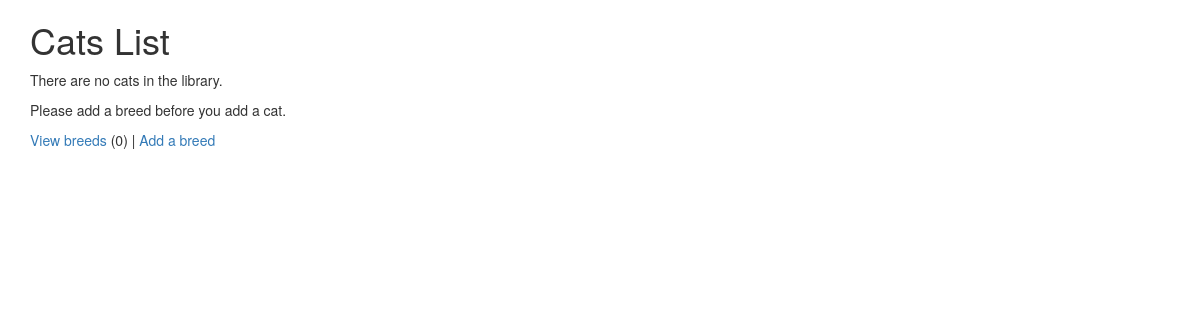
The page /cats/ (signed in) on the database as committed earlier.
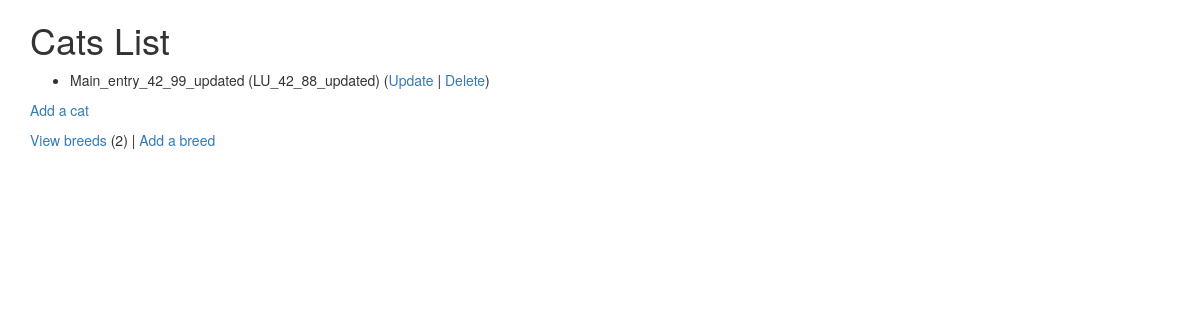
The same page on the database as committed later.
### cats/models.py (models this page shows, shortened)
class Cat(models.Model):
    nickname = models.CharField(
            max_length=200,
            validators=[MinLengthValidator(2, "Nickname must be greater than 1 character")]
            )
    weight = models.PositiveIntegerField()
    foods = models.CharField(max_length=300)
    breed = models.ForeignKey('Breed', on_delete=models.CASCADE, null=False)

class Breed(models.Model):
    name = models.CharField(
            max_length=200,
            validators=[MinLengthValidator(2, "Breed must be greater than 1 character")]
            )
    def __str__(self):
        return self.name

### cats/views.py (the view)
# urls.py: path('', views.CatList.as_view(), name='cat_list'),
class CatList(LoginRequiredMixin,View):
    def get(self, request):
        bc = Breed.objects.all().count()
        cl = Cat.objects.all()
        ctx = {'breed_count': bc, 'cat_list': cl}
        return render(request, 'cats/cat_list.html', ctx)

### cats/templates/cats/cat_list.html
{% extends "base_bootstrap.html" %}
{% block content %}
<h1>Cats List</h1>
{% if cat_list %}
<ul>
    {% for cat in cat_list %}
    <li>
        {{cat.nickname}} ({{cat.breed}})
        (<a href="{% url 'cats:cat_update' cat.id %}">Update</a> |
        <a href="{% url 'cats:cat_delete' cat.id %}">Delete</a>)
    </li>
    {% endfor %}
</ul>
{% else %}
<p>There are no cats in the library.</p>
{% endif %}
<p>
{% if breed_count > 0 %}
<a href="{% url 'cats:cat_create' %}">Add a cat</a>
{% else %}
Please add a breed before you add a cat.
{% endif %}
</p>
<p>
<a href="{% url 'cats:breed_list' %}">View breeds</a> ({{breed_count}}) |
<a href="{% url 'cats:breed_create' %}">Add a breed</a>
</p>
{% endblock %}

### home/templates/base_bootstrap.html (shortened to what this page needs)
<!DOCTYPE html>
<html>
<head>
<link rel="stylesheet"
    href="https://maxcdn.bootstrapcdn.com/bootstrap/3.4.0/css/bootstrap.min.css"
>
<link rel="stylesheet"
    href="https://maxcdn.bootstrapcdn.com/bootstrap/3.4.0/css/bootstrap-theme.min.css"
>
<link rel="stylesheet"
    href="https://code.jquery.com/ui/1.12.1/themes/ui-lightness/jquery-ui.css"
>
<link rel="stylesheet" href="https://use.fontawesome.com/releases/v5.8.1/css/all.css">
<link rel="stylesheet" href="https://use.fontawesome.com/releases/v5.8.1/css/v4-shims.css">
</head>
<body>
<div class="container">
{% block content %}
{% endblock %}
</div>
</body>
</html>

Rows that differ between the two databases and show on the page:
added Cat: nickname "Main_entry_42_99_updated", breed "LU_42_88_updated"
Other text that changed with them:
{{ breed_count }}: "0" → "2"
text no longer shown: "There are no cats in the library. Please add a breed before you add a cat."
text now shown: "Add a cat"
